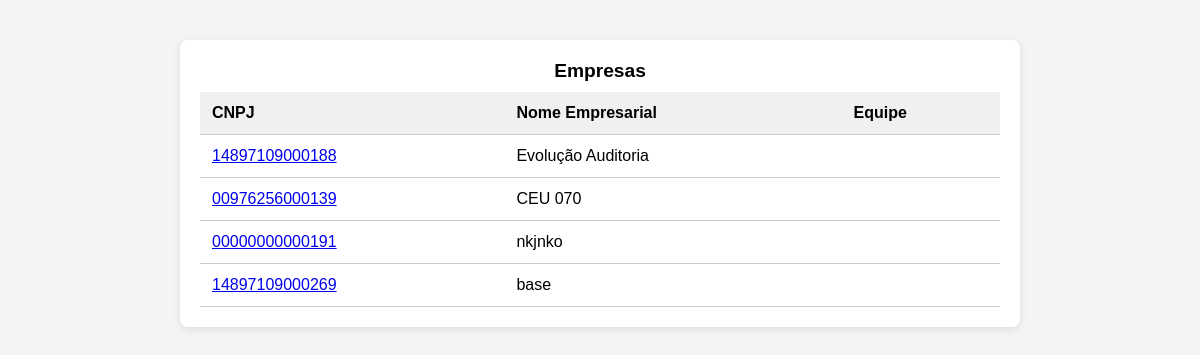
Screenshot of /empresas/ with the database file from the repository.
### controller/models.py (models this page shows, shortened)
class Empresa(models.Model):
    cnpj = models.CharField(max_length=14, unique=True, verbose_name="CNPJ")
    nome_empresarial = models.CharField(max_length=255, verbose_name="Nome Empresarial")
    data_abertura = models.DateField(blank=True, null=True, verbose_name="Data de Abertura")
    cep = models.CharField(max_length=8, blank=True, verbose_name="CEP")
    logradouro = models.CharField(max_length=255, blank=True)
    complemento = models.CharField(max_length=255, blank=True)
    data_situacao = models.DateField(blank=True, null=True, verbose_name="Data da Situação")
    numero_endereco = models.IntegerField(blank=True, null=True, verbose_name="Número (Endereço)")
    bairro = models.CharField(max_length=50, blank=True)
    servico_juridico = models.BooleanField(default=False, verbose_name="Serviço Júridico")
    servico_contabil = models.BooleanField(default=False, verbose_name="Serviço Contábil")
    servico_dp = models.BooleanField(default=False, verbose_name="Serviço Departamento Pessoal")
    nome_equipe = models.ForeignKey('Equipe', on_delete=models.SET_NULL, null=True, blank=True, verbose_name="Equipe Responsável")

### controller/views/empresas_view.py (the view)
# urls.py: path('', views.index, name='index'),
def index(request):
    empresas = Empresa.objects.all()
    dados = {
        'empresas': empresas
    }
    return render(
        request,
        'controller/index.html',
        dados
    )

### controller/templates/controller/index.html (shortened to what this page needs)
<!DOCTYPE html>
<html lang="pt-br">
  <head>
  </head>
  <body>
    <div class="card">
      <table>
        <caption>Empresas</caption>
        <thead>
          <tr>
            <th>CNPJ</th>
            <th>Nome Empresarial</th>
            <th>Equipe</th>
          </tr>
        </thead>
        <tbody>
          {% for empresa in empresas %}
          <tr>
            <td>
              <a href="{% url 'controller:empresa' empresa.id %}">
                {{ empresa.cnpj }}
              </a>
            </td>
            <td>{{ empresa.nome_empresarial }}</td>
            <td>{{ empresa.equipe_responsavel.nome_equipe }}</td>
          </tr>
          {% endfor %}
        </tbody>
      </table>
    </div>
  </body>
</html>

### controller/templates/controller/index.html (style rules this page uses)
body { font-family: Arial, sans-serif; background-color: #f4f4f4; margin: 40px; }
.card { background-color: #ffffff; border-radius: 8px; box-shadow: 0 2px 8px rgba(0, 0, 0, 0.1); padding: 20px; max-width: 800px; margin: 0 auto; }
table { width: 100%; border-collapse: collapse; }
caption { caption-side: top; font-weight: bold; font-size: 1.2rem; margin-bottom: 10px; }
th, td { padding: 12px; border-bottom: 1px solid #ccc; text-align: left; }
th { background-color: #f0f0f0; }

### rows the page displays
Empresa: cnpj "14897109000188", nome_empresarial "Evolução Auditoria"
Empresa: cnpj "00976256000139", nome_empresarial "CEU 070"
Empresa: cnpj "00000000000191", nome_empresarial "nkjnko"
Empresa: cnpj "14897109000269", nome_empresarial "base"
